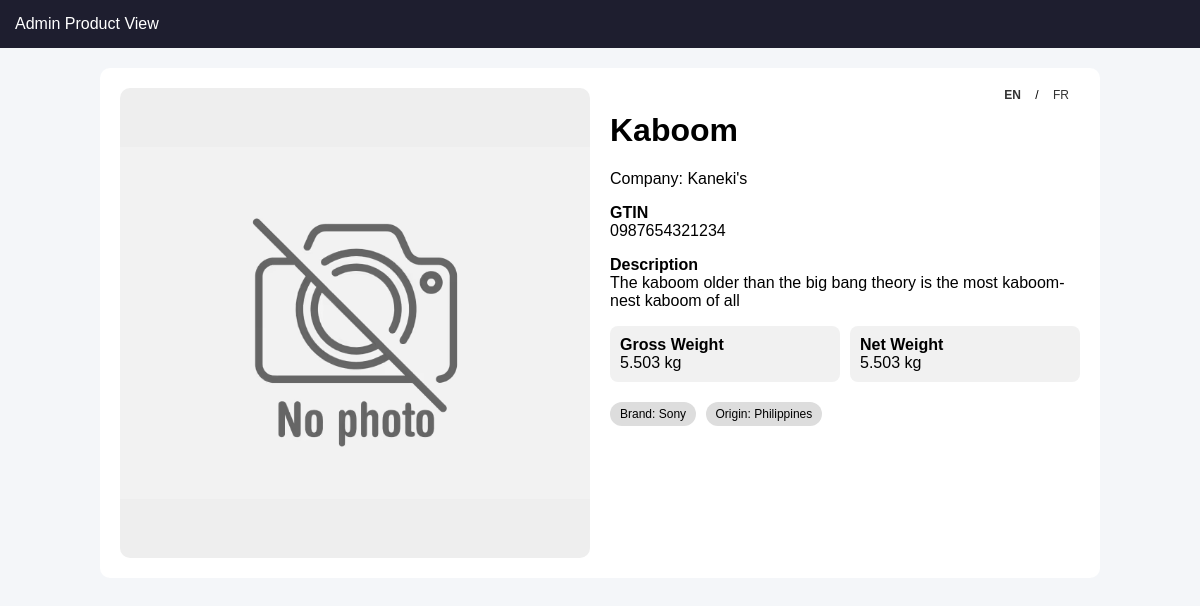
/admin-product.php?gtin=0987654321234 (signed in), run on the app's committed database.
### tables this page shows
CREATE TABLE `products` (
  `id` int(11) NOT NULL,
  `company_id` int(11) NOT NULL,
  `gtin` varchar(14) NOT NULL,
  `name_en` varchar(255) NOT NULL,
  `name_fr` varchar(255) NOT NULL,
  `description_en` text NOT NULL,
  `description_fr` text NOT NULL,
  `brand` varchar(255) NOT NULL,
  `country_of_origin` varchar(100) NOT NULL,
  `gross_weight` decimal(10,3) NOT NULL DEFAULT 0.000,
  `net_weight` decimal(10,3) NOT NULL DEFAULT 0.000,
  `weight_unit` varchar(20) NOT NULL DEFAULT 'g',
  `image_path` varchar(255) DEFAULT NULL,
  `is_hidden` tinyint(1) NOT NULL DEFAULT 0,
  `created_at` datetime NOT NULL,
  `updated_at` datetime NOT NULL
);

CREATE TABLE `companies` (
  `id` int(11) NOT NULL,
  `company_name` varchar(255) NOT NULL,
  `company_address` varchar(500) NOT NULL,
  `company_telephone` varchar(100) NOT NULL,
  `company_email` varchar(255) NOT NULL,
  `owner_name` varchar(255) NOT NULL,
  `owner_mobile` varchar(100) NOT NULL,
  `owner_email` varchar(255) NOT NULL,
  `contact_name` varchar(255) NOT NULL,
  `contact_mobile` varchar(100) NOT NULL,
  `contact_email` varchar(255) NOT NULL,
  `is_deactivated` tinyint(1) NOT NULL DEFAULT 0,
  `created_at` datetime NOT NULL,
  `updated_at` datetime NOT NULL
);

### admin-product.php (the view, shortened to what this page needs)
<?php
require_once __DIR__ . '/db.php';
$gtin = $_GET['gtin'] ?? null;
$lang = $_GET['lang'] ?? 'en';
$stmt = $pdo->prepare("
    SELECT products.*, companies.company_name
    FROM products
    INNER JOIN companies ON products.company_id = companies.id
    WHERE products.gtin = ?
    LIMIT 1
");
$stmt->execute([$gtin]);
$product = $stmt->fetch(PDO::FETCH_ASSOC);
?>
<!DOCTYPE html>
<html>
<head>
</head>
<body>
<div class="header">
    <div>Admin Product View</div>
</div>
<div class="container">
    <div class="card">
        <div class="left">
            <img src="/xx_module_b/<?= htmlspecialchars($product['image_path']) ?>"
                 onerror="this.onerror=null; this.src='/xx_module_b/images/no-image.avif';">
        </div>
        <div class="right">
            <div class="lang">
                <a href="?gtin=<?= $gtin ?>&lang=en" <?= $lang=='en'?'style="font-weight:bold"':'' ?>>EN</a> /
                <a href="?gtin=<?= $gtin ?>&lang=fr" <?= $lang=='fr'?'style="font-weight:bold"':'' ?>>FR</a>
            </div>
            <h1>
                <?= htmlspecialchars($lang == 'fr' ? $product['name_fr'] : $product['name_en']) ?>
            </h1>
            <p>
                Company: <?= htmlspecialchars($product['company_name']) ?>
            </p>
            <p>
                <strong>GTIN</strong><br>
                <?= htmlspecialchars($product['gtin']) ?>
            </p>
            <p>
                <strong>Description</strong><br>
                <?= nl2br(htmlspecialchars(
                    $lang == 'fr' ? $product['description_fr'] : $product['description_en']
                )) ?>
            </p>
            <div class="box-row">
                <div class="box">
                    <strong>Gross Weight</strong><br>
                    <?= $product['gross_weight'] . ' ' . $product['weight_unit'] ?>
                </div>
                <div class="box">
                    <strong>Net Weight</strong><br>
                    <?= $product['net_weight'] . ' ' . $product['weight_unit'] ?>
                </div>
            </div>
            <div>
                <span class="tag">
                    Brand: <?= htmlspecialchars($product['brand']) ?>
                </span>
                <span class="tag">
                    Origin: <?= htmlspecialchars($product['country_of_origin']) ?>
                </span>
            </div>
        </div>
    </div>
</div>
</body>
</html>

### admin-product.php (style rules this page uses)
body { font-family: Arial, sans-serif; background: #f4f6f9; margin: 0; }
.header { background: #1e1e2f; color: white; padding: 15px; display: flex; justify-content: space-between; flex-wrap: wrap; }
.container { max-width: 1000px; width: 90%; margin: 20px auto; }
.card { background: white; border-radius: 10px; padding: 20px; display: flex; gap: 20px; flex-wrap: wrap; }
.left { flex: 1 1 300px; background: #eee; display: flex; align-items: center; justify-content: center; border-radius: 10px; aspect-ratio: 1/1; }
.left img { max-width: 100%; max-height: 100%; object-fit: contain; }
.right { flex: 1 1 300px; }
h1 { margin-top: 0; }
.box-row { display: flex; gap: 10px; margin: 15px 0; flex-wrap: wrap; }
.box { background: #f1f1f1; padding: 10px; border-radius: 8px; flex: 1 1 120px; }
.tag { display: inline-block; background: #ddd; padding: 5px 10px; border-radius: 20px; margin: 5px 5px 0 0; font-size: 12px; }
a { color: white; border: 1px solid white; padding: 5px 10px; border-radius: 5px; text-decoration: none; }
.lang { text-align: right; font-size: 12px; margin-bottom: 10px; }
.lang a { color: #333; text-decoration: none; }

### data on the page
products: name_en "Kaboom", company.company_name "Kaneki's", gtin "0987654321234", description_en "The kaboom older than the big bang theory is the most kaboom-nest kaboom of all", gross_weight "5.503", weight_unit "kg", net_weight "5.503", brand "Sony", country_of_origin "Philippines"
